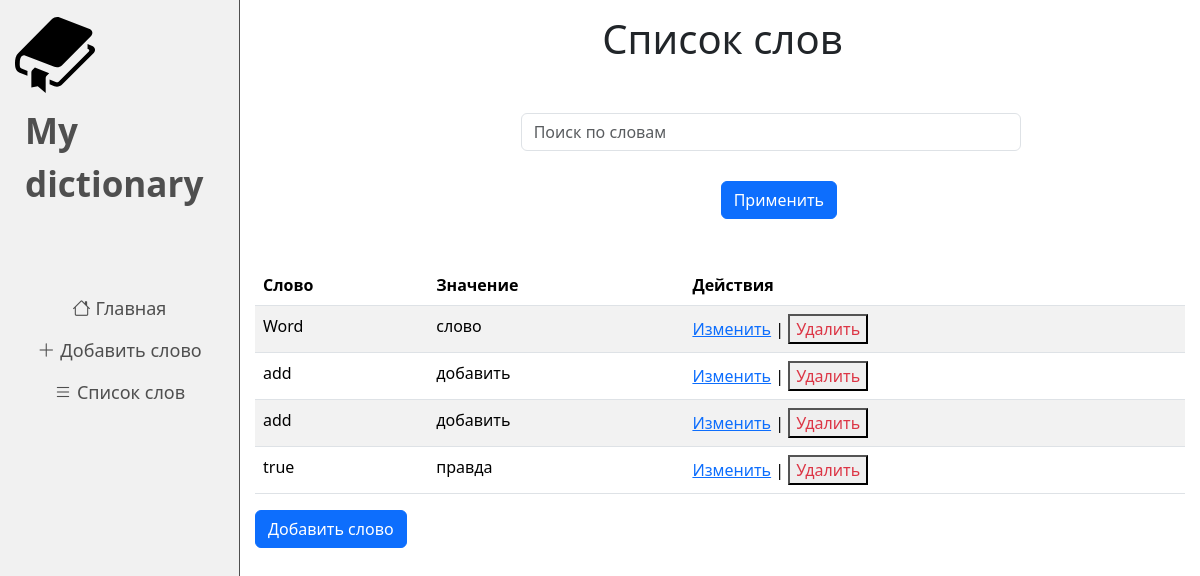
The page /words_list/ on the database as committed earlier.
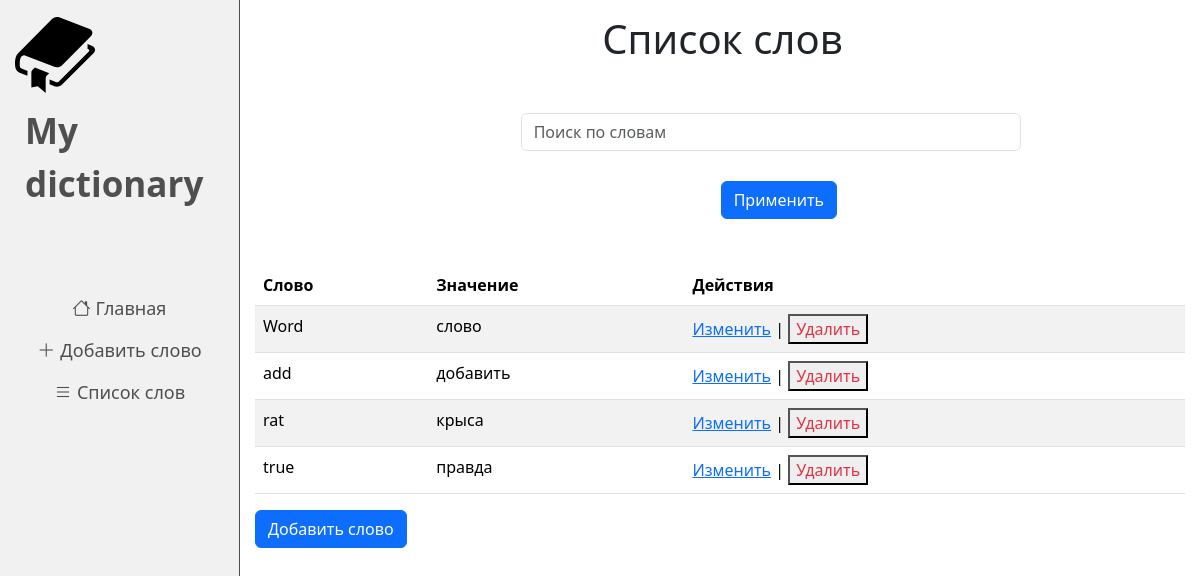
The same page on the database as committed later.
### main/models.py (models this page shows, shortened)
class Word(models.Model):
    word = models.CharField(max_length=50, blank=False, unique=True)
    meaning = models.TextField(max_length=50, blank=False, unique=True)
    class Meta:
        verbose_name = 'Слово'
        verbose_name_plural = 'Слова'

### main/views.py (the view)
# urls.py: path('words_list/', views.wordslist, name='wordslist'),
def wordslist(request):
    search_query = request.GET.get('search', '')  # Получаем строку поиска
    sort_order = request.GET.get('sort', 'asc')  # Получаем порядок сортировки
    words = Word.objects.all()
    if search_query:
        words = words.filter(Q(word__icontains=search_query) | Q(meaning__icontains=search_query))
    if sort_order == 'desc':
        words = words.order_by('-word')  # Сортировка по убыванию
    else:
        words = words.order_by('word')  # Сортировка по возрастанию
    return render(request, 'main/wordslist.html', {'words': words, 'search_query': search_query, 'sort_order': sort_order})

### main/templates/main/wordslist.html (shortened to what this page needs)
{% extends 'main/layout.html' %}
{% block content %}
<div class="container">
    <div class="row">
        <div class="col-md-12">
            <h1 style="margin-left: 37%">Список слов</h1>
            <form method="GET" class="form-inline mb-3">
                <input type="text" name="search" value="{{ search_query }}" class="form-control" placeholder="Поиск по словам">
                <button type="submit" class="btn btn-primary" style="margin: 30px; margin-left: 200px;">Применить</button>
            </form>
        </div>
    </div>
</div>
{% if words %}
    <table class="table table-striped table-hover">
        <thead>
            <tr>
                <th scope="col">Слово</th>
                <th scope="col">Значение</th>
                <th scope="col">Действия</th>
            </tr>
        </thead>
        <tbody>
            {% for word in words %}
                <tr>
                    <td>{{ word.word }}</td>
                    <td>{{ word.meaning }}</td>
                    <td>
                        <a href="{% url 'editword' word.id %}">Изменить</a> |
                        <button class="text-danger" data-id="{{ word.id }}" data-word="{{ word.word }}" onclick="openDialog(this)">Удалить</button>
                    </td>
                </tr>
            {% endfor %}
        </tbody>
    </table>
{% else %}
    <p>Список слов пуст</p>
{% endif %}
<a href="{% url 'addnewword' %}"><button class="btn btn-primary">Добавить слово</button></a>
{% endblock content %}

### main/templates/main/layout.html (shortened to what this page needs)
{% load static %}
<!DOCTYPE html>
<html lang="ru">
<head>
    <link rel="stylesheet" href="https://cdn.jsdelivr.net/npm/bootstrap@5.3.3/dist/css/bootstrap.min.css">
    <link rel="stylesheet" href="https://cdn.jsdelivr.net/npm/bootstrap-icons@1.8.1/font/bootstrap-icons.css">
    <link rel="stylesheet" href="{% static 'main/css/style.css' %}">
</head>
<body>
    <aside>
        <img src="{% static 'main/img/dictionary.svg' %}" alt="bc" class="bc">
        <span class="logo">My dictionary</span>
        <nav>
            <ul>
                <li><a href="{% url 'index' %}"><i class="bi bi-house" style="margin-right: 5px;"></i>Главная</a></li>
                <li><a href="{% url 'addnewword' %}"><i class="bi bi-plus-lg" style="margin-right: 5px;"></i>Добавить слово</a></li>
                <li><a href="{% url 'wordslist' %}"><i class="bi bi-list" style="margin-right: 5px;"></i>Список слов</a></li>
            </ul>
        </nav>
    </aside>
    <main>
        {% block content %}
        {% endblock content %}
    </main>
</body>
</html>

### main/static/main/css/style.css (style rules this page uses)
aside { float: left; width: 20%; height: 100vh; background-color: #f1f1f1; padding: 15px; border-right: 1px solid #4f4f4f; }
aside img { width: 80px; float: left; }
aside .logo { font-size: 35px; font-weight: bold; color: #4f4f4f; float: left; margin-left: 10px; position: relative; top: 10px; }
nav { margin-top: 35vh; }
aside ul { list-style: none; padding: 0; }
aside ul li { text-align: center; margin-bottom: 15px; margin-top: 15px; display: block; transition: transform 0.5s ease; }
aside ul li a { text-decoration: none; color: #4f4f4f; font-size: 18px; }
main { float: right; width: 80%; height: 100vh; padding: 15px; }
form { margin-top: 50px; width: 500px; margin-left: 28%; }
input { margin-top: 8px; }

Rows that differ between the two databases and show on the page:
removed Word: word "add", meaning "добавить"
added Word: word "rat", meaning "крыса"
